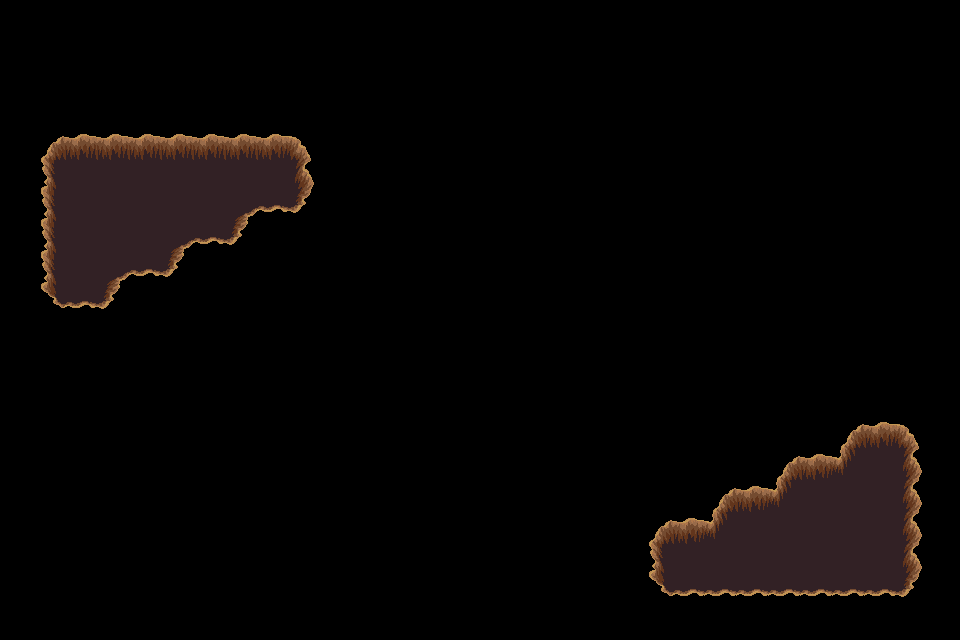

The image is a tile-based game level rendered from a .tmx file. Its description and complete source (layers, tilesets, objects, tile grids) follow:
An orthogonal 30x20 tile map with 32x32 px tiles, 1 tile layer (trou), 2 tilesets.

<map version="1.4" tiledversion="1.4.3" orientation="orthogonal" renderorder="right-down" width="30" height="20" tilewidth="32" tileheight="32" infinite="0" nextlayerid="9" nextobjectid="1">
 <tileset firstgid="1" source="../../dungeon_green.tsx" />
 <tileset firstgid="530" source="../../dungeon.tsx" />
 <layer id="8" name="trou" width="30" height="20">
  <data encoding="csv">
0,0,0,0,0,0,0,0,0,0,0,0,0,0,0,0,0,0,0,0,0,0,0,0,0,0,0,0,0,0,
0,0,0,0,0,0,0,0,0,0,0,0,0,0,0,0,0,0,0,0,0,0,0,0,0,0,0,0,0,0,
0,0,0,0,0,0,0,0,0,0,0,0,0,0,0,0,0,0,0,0,0,0,0,0,0,0,0,0,0,0,
0,0,0,0,0,0,0,0,0,0,0,0,0,0,0,0,0,0,0,0,0,0,0,0,0,0,0,0,0,0,
0,432,433,433,433,433,433,433,433,434,0,0,0,0,0,0,0,0,0,0,0,0,0,0,0,0,0,0,0,0,
0,455,456,456,456,456,456,456,456,457,0,0,0,0,0,0,0,0,0,0,0,0,0,0,0,0,0,0,0,0,
0,455,456,456,456,456,456,387,479,480,0,0,0,0,0,0,0,0,0,0,0,0,0,0,0,0,0,0,0,0,
0,455,456,456,456,387,479,480,0,0,0,0,0,0,0,0,0,0,0,0,0,0,0,0,0,0,0,0,0,0,
0,455,456,387,479,480,0,0,0,0,0,0,0,0,0,0,0,0,0,0,0,0,0,0,0,0,0,0,0,0,
0,478,479,480,0,0,0,0,0,0,0,0,0,0,0,0,0,0,0,0,0,0,0,0,0,0,0,0,0,0,
0,0,0,0,0,0,0,0,0,0,0,0,0,0,0,0,0,0,0,0,0,0,0,0,0,0,0,0,0,0,
0,0,0,0,0,0,0,0,0,0,0,0,0,0,0,0,0,0,0,0,0,0,0,0,0,0,0,0,0,0,
0,0,0,0,0,0,0,0,0,0,0,0,0,0,0,0,0,0,0,0,0,0,0,0,0,0,0,0,0,0,
0,0,0,0,0,0,0,0,0,0,0,0,0,0,0,0,0,0,0,0,0,0,0,0,0,0,432,433,434,0,
0,0,0,0,0,0,0,0,0,0,0,0,0,0,0,0,0,0,0,0,0,0,0,0,432,433,411,456,457,0,
0,0,0,0,0,0,0,0,0,0,0,0,0,0,0,0,0,0,0,0,0,0,432,433,411,456,456,456,457,0,
0,0,0,0,0,0,0,0,0,0,0,0,0,0,0,0,0,0,0,0,432,433,411,456,456,456,456,456,457,0,
0,0,0,0,0,0,0,0,0,0,0,0,0,0,0,0,0,0,0,0,455,456,456,456,456,456,456,456,457,0,
0,0,0,0,0,0,0,0,0,0,0,0,0,0,0,0,0,0,0,0,478,479,479,479,479,479,479,479,480,0,
0,0,0,0,0,0,0,0,0,0,0,0,0,0,0,0,0,0,0,0,0,0,0,0,0,0,0,0,0,0
</data>
 </layer>
</map>
